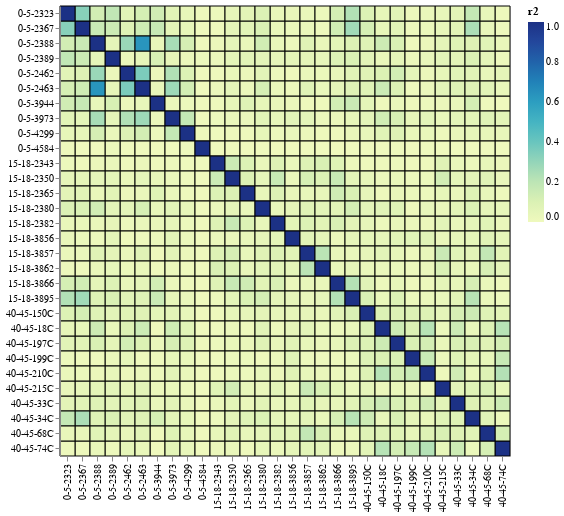

Notebook cell for this chart:
### Code cell
full_df = pd.concat([peds, teens, adults], ignore_index=True)

avg_model = polyclonal.PolyclonalAverage(full_df)
avg_model.mut_escape_corr_heatmap()

### Figure 1 — Vega-Lite specification as saved in the notebook (floating-point values rounded to 4 significant figures; data arrays with more than 128 entries replaced by an {"elided": "..."} marker saying what was removed)
{"config": {"view": {"continuousWidth": 300, "continuousHeight": 300}, "axis": {"labelLimit": 500}}, "data": {"name": "data-4389029f928e5f4f3226995e57701bf7"}, "mark": {"type": "rect", "stroke": "black"}, "encoding": {"color": {"field": "r2", "scale": {"domain": [0, 1], "scheme": "yellowgreenblue"}, "type": "quantitative"}, "facet": {}, "tooltip": [{"field": "r", "format": ".3f", "type": "quantitative"}, {"field": "r2", "format": ".3f", "type": "quantitative"}, {"field": "epitope", "type": "nominal"}, {"field": "age_1", "type": "nominal"}, {"field": "serum_1", "type": "quantitative"}, {"field": "age_2", "type": "nominal"}, {"field": "serum_2", "type": "quantitative"}], "x": {"field": "_label_1", "title": null, "type": "nominal"}, "y": {"field": "_label_2", "title": null, "type": "nominal"}}, "height": {"step": 15}, "width": {"step": 15}, "$schema": "https://vega.github.io/schema/vega-lite/v5.6.1.json", "datasets": {"data-4389029f928e5f4f3226995e57701bf7": {"elided": "900 records"}}}
